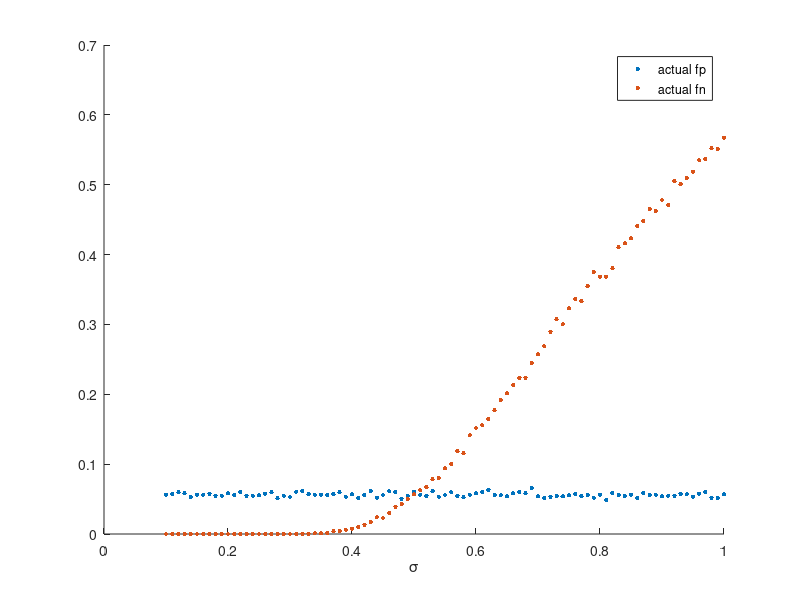

Here is the MATLAB script that generated this plot:
addpath('utils');
clf;

Rs = [0, pi/2, pi, pi*3/2]; %4 rotations
N = 10; %N grids
p = 2; %molecule length (p>q)
q = 1; %molecule width
mol = rand(q,p).*randi(10,q,p); %random molecules in 2D
ts = 0:N-p; %N-p+1 translations
A = zeros(N-p+1,4,N); %store all a_{t,R} (index:translation, rotation, vector)

%construct a_{t,R} based on mol
for i=0:N-p
    for j=1:4
        tmp=sum(rot90(mol,j-1),1);
        A(1+i,j,1+i:i+length(tmp)) = tmp;
    end
end

sigmas = 0.1:0.01:1; %noise
fps = zeros(size(sigmas));
fns = zeros(size(sigmas));

sigma_show = 0.1;

for l=1:length(sigmas)
    sigma = sigmas(l);
    cov = sigma^2.*eye(N);

    M = 10000; %number of random examples
    y = mvnrnd(zeros(N,1), cov, M); %add noise to each example
    truelabel = zeros(M,1);
    filter = rand(M,1); %uniform distribution 
    p_0 = 0.5; %prior for no signal
    tmp = (1-p_0)/(4*(N-p+1)); %equally likely for all classes with signal
%     tmp = 1/(4*(N-p+1)+1);
    truelabel(filter>p_0) = 1;
%     truelabel(filter>tmp) = 1;

     % plot no signal class (guassian blobs) in 2D
    if (N==2 && sigma==sigma_show)
        plot(y((truelabel==0),1),y((truelabel==0),2),'.','Markersize',10);
        hold on;
    end

    %assign each random vector with signal based on true label
    a = zeros(1,N);
    k=0;
    for i=0:N-p
        for j=1:4
            a(1,:) = A(i+1,j,:); %a_{t,R}
            y(filter>(p_0+k*tmp) & filter<=(p_0+(k+1)*tmp), :) = y(filter>(p_0+k*tmp) & filter<=(p_0+(k+1)*tmp), :) + a;
            
            % plot signal classes (guassian blobs) in 2D
            if (N==2 && sigma==sigma_show)
                plot(y(filter>(p_0+k*tmp) & filter<=(p_0+(k+1)*tmp),1),y(filter>(p_0+k*tmp) & filter<=(p_0+(k+1)*tmp),2),'.','Markersize',10);
            end
            
            k = k+1;
        end
    end


    % predict labels by minimizing distance (norm)
    predlabel = zeros(M,1);

    % set up a threshold based on prior (bias)
    tao = 0.8;
    yhat = y-mean(y,2);
    yhat = yhat./sqrt(sum(yhat.^2,2));
    
    a = zeros(1,N);
    ahat = zeros(1,N);
    cur_max = yhat*transpose(ahat);
    for i=0:N-p
       cur_prod = zeros(M,4);
       for j=1:4
           a(1,:) = A(i+1,j,:);
           ahat = (a-mean(a))/norm(a-mean(a));
           cur_prod(:,j) = yhat*transpose(ahat); %inner product <xhat,a_{t,R}hat>
       end
       % threshold predictor
       predlabel(max(cur_prod,[],2)>tao) = 1; %f(t)>tao, then candidate
       
       % maximize <xhat,a_{t,R}hat>
%        maxprod_vec = max(cur_prod,[],2);
%        predlabel(maxprod_vec>cur_max) = 1;
%        cur_max(maxprod_vec>cur_max) = maxprod_vec(maxprod_vec>cur_max);
    end
    
    
    fp = sum((truelabel-predlabel)==-1)/sum(truelabel==0);
    fn = sum((truelabel-predlabel)==1)/sum(truelabel==1);
    
    fps(l) = fp;
    fns(l) = fn;


end

% fprintf('Max dot product results in translation %d and rotation %.4f\n', max_i, Rs(max_j));


tt = min(sigmas):0.01:max(sigmas);
% b = norm(a)/2+tt.^2.*log(p_0/p_a)./norm(a); % decision boundary for x.a / ||a||

%plot fp
figure(2);
% plot(tt, 1/2-1/2*erf(b./(sqrt(2).*tt)), '-', 'Linewidth', 2);
hold on;
plot(sigmas, fps, '.', 'Markersize', 10);

%plot fn
% figure(3);
hold on;
% plot(tt, 1/2-1/2*erf(-(b-norm(a))./(sqrt(2).*tt)), '-', 'Linewidth', 2);
plot(sigmas, fns, '.', 'Markersize', 10);
xlabel('\sigma');
% legend('expexted fp', 'actual fp', 'expexted fn', 'actual fn');
legend('actual fp','actual fn');
% vline(sigma_show,'k:','sigma shown in fig.1');
hold off;
